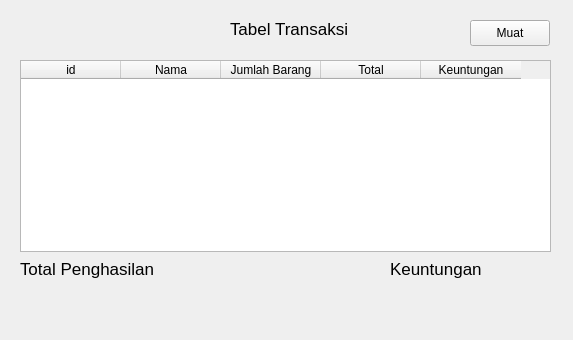
<?xml version="1.0" encoding="UTF-8"?>
<ui version="4.0">
 <class>Form</class>
 <widget class="QWidget" name="Form">
  <property name="geometry">
   <rect>
    <x>0</x>
    <y>0</y>
    <width>573</width>
    <height>340</height>
   </rect>
  </property>
  <property name="windowTitle">
   <string>Form</string>
  </property>
  <widget class="QTableWidget" name="tableWidget">
   <property name="geometry">
    <rect>
     <x>20</x>
     <y>60</y>
     <width>531</width>
     <height>192</height>
    </rect>
   </property>
   <column>
    <property name="text">
     <string>id</string>
    </property>
   </column>
   <column>
    <property name="text">
     <string>Nama</string>
    </property>
   </column>
   <column>
    <property name="text">
     <string>Jumlah Barang</string>
    </property>
   </column>
   <column>
    <property name="text">
     <string>Total</string>
    </property>
   </column>
   <column>
    <property name="text">
     <string>Keuntungan</string>
    </property>
   </column>
  </widget>
  <widget class="QLabel" name="label">
   <property name="geometry">
    <rect>
     <x>230</x>
     <y>20</y>
     <width>121</width>
     <height>18</height>
    </rect>
   </property>
   <property name="font">
    <font>
     <pointsize>13</pointsize>
    </font>
   </property>
   <property name="text">
    <string>Tabel Transaksi</string>
   </property>
  </widget>
  <widget class="QPushButton" name="pushButtonLoad">
   <property name="geometry">
    <rect>
     <x>470</x>
     <y>20</y>
     <width>80</width>
     <height>26</height>
    </rect>
   </property>
   <property name="text">
    <string>Muat</string>
   </property>
  </widget>
  <widget class="QLabel" name="label_2">
   <property name="geometry">
    <rect>
     <x>20</x>
     <y>260</y>
     <width>141</width>
     <height>18</height>
    </rect>
   </property>
   <property name="font">
    <font>
     <pointsize>13</pointsize>
    </font>
   </property>
   <property name="text">
    <string>Total Penghasilan</string>
   </property>
  </widget>
  <widget class="QLabel" name="label3">
   <property name="geometry">
    <rect>
     <x>390</x>
     <y>260</y>
     <width>141</width>
     <height>18</height>
    </rect>
   </property>
   <property name="font">
    <font>
     <pointsize>13</pointsize>
    </font>
   </property>
   <property name="text">
    <string>Keuntungan</string>
   </property>
  </widget>
  <widget class="QLabel" name="labelPenghasilan">
   <property name="geometry">
    <rect>
     <x>20</x>
     <y>290</y>
     <width>141</width>
     <height>18</height>
    </rect>
   </property>
   <property name="font">
    <font>
     <pointsize>13</pointsize>
    </font>
   </property>
   <property name="autoFillBackground">
    <bool>false</bool>
   </property>
   <property name="text">
    <string/>
   </property>
  </widget>
  <widget class="QLabel" name="labelKeuntungan">
   <property name="geometry">
    <rect>
     <x>380</x>
     <y>290</y>
     <width>141</width>
     <height>18</height>
    </rect>
   </property>
   <property name="font">
    <font>
     <pointsize>13</pointsize>
    </font>
   </property>
   <property name="autoFillBackground">
    <bool>false</bool>
   </property>
   <property name="text">
    <string/>
   </property>
  </widget>
 </widget>
 <resources/>
 <connections/>
</ui>
